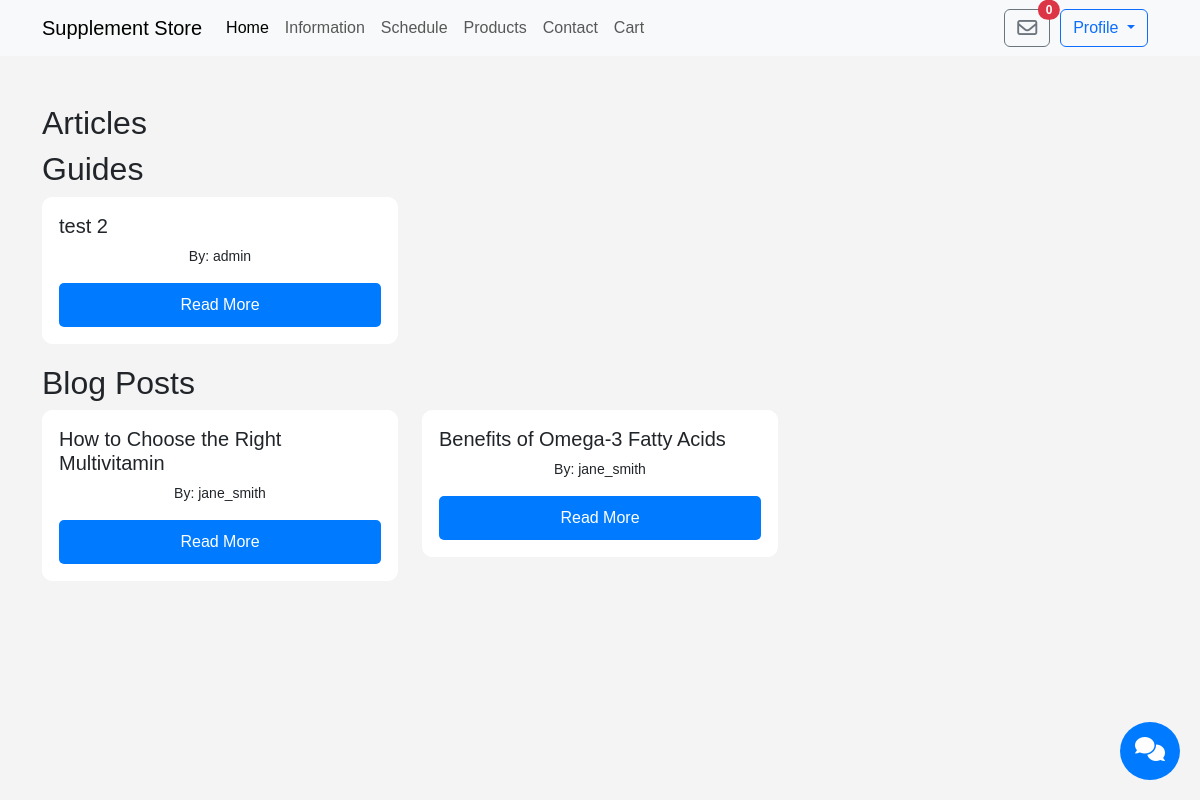
The app's page /display_content.php (signed in), older data.
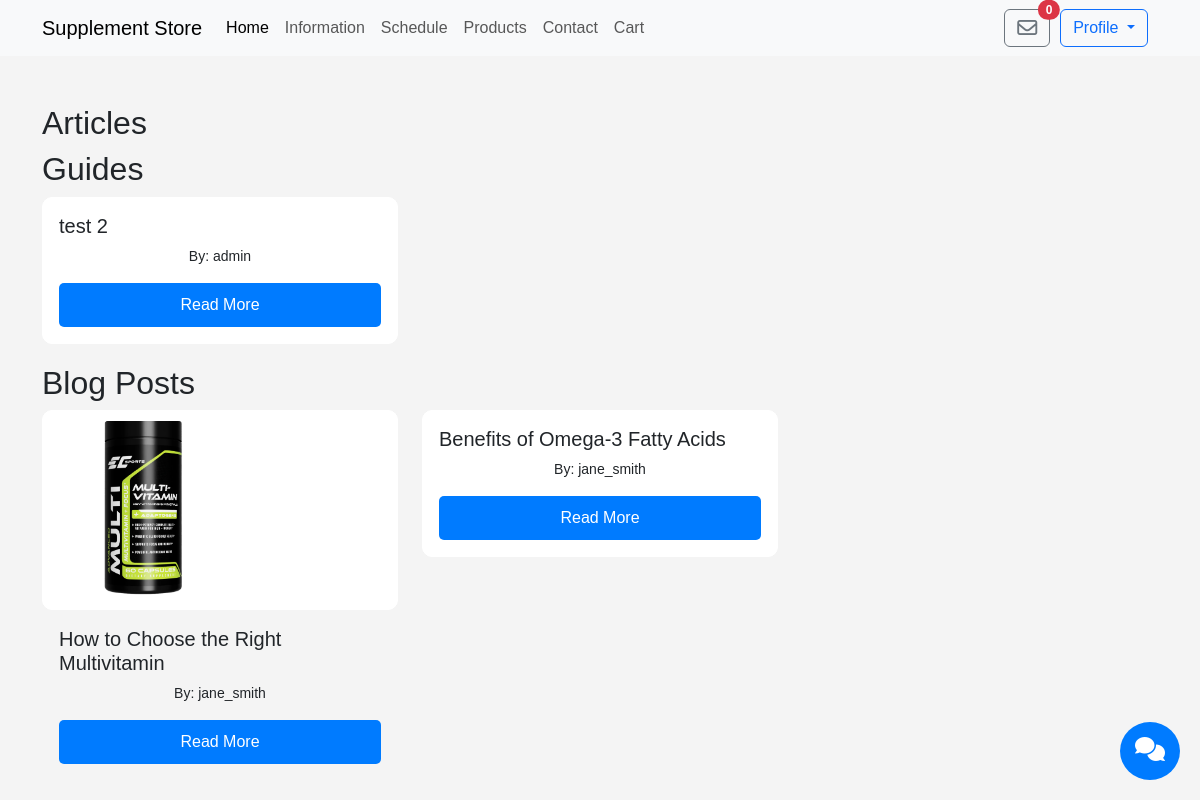
The same page, newer data.
### tables this page shows
CREATE TABLE IF NOT EXISTS `content` (
  `id` int NOT NULL AUTO_INCREMENT,
  `title` varchar(200) NOT NULL,
  `image_url` varchar(255) DEFAULT NULL,
  `body` text NOT NULL,
  `author_id` int NOT NULL,
  `type` enum('article','guide','blog_post') NOT NULL,
  `created_at` timestamp NULL DEFAULT CURRENT_TIMESTAMP,
  `updated_at` timestamp NULL DEFAULT CURRENT_TIMESTAMP ON UPDATE CURRENT_TIMESTAMP,
  PRIMARY KEY (`id`),
  KEY `author_id` (`author_id`)
);

CREATE TABLE IF NOT EXISTS `users` (
  `id` int NOT NULL AUTO_INCREMENT,
  `username` varchar(50) NOT NULL,
  `full_name` varchar(100) NOT NULL,
  `email` varchar(100) NOT NULL,
  `role` enum('unregistered','registered','admin','nutritional_expert') NOT NULL,
  `password` varchar(255) NOT NULL,
  `created_at` timestamp NULL DEFAULT CURRENT_TIMESTAMP,
  `offer_notifications` enum('yes','no') DEFAULT 'no',
  PRIMARY KEY (`id`),
  UNIQUE KEY `username` (`username`),
  UNIQUE KEY `email` (`email`)
);

### display_content.php (the view, shortened to what this page needs)
<?php
include 'PHP/db_config.php';
$sql = "SELECT c.*, u.username FROM content c JOIN users u ON c.author_id = u.id ORDER BY c.created_at DESC";
$result = $conn->query($sql);
$guides = [];
$blog_posts = [];
while ($row = $result->fetch_assoc()) {
    switch ($row['type']) {
        case 'guide':
            $guides[] = $row;
            break;
        case 'blog_post':
            $blog_posts[] = $row;
            break;
    }
}
?>
<!DOCTYPE html>
<html lang="en">
<head>
    <link href="https://cdn.jsdelivr.net/npm/bootstrap@5.3.0-alpha1/dist/css/bootstrap.min.css" rel="stylesheet">
    <link rel="stylesheet" href="https://cdnjs.cloudflare.com/ajax/libs/font-awesome/6.0.0-beta3/css/all.min.css">
    <link rel="stylesheet" href="CSS/login_styles.css">
    <link rel="stylesheet" href="CSS/chat.css">
    <link rel="stylesheet" href="CSS/display_content.css">
</head>
<body>
    <?php include 'top_nav.php'; ?>
    <div class="container mt-5">
        <h2>Articles</h2>
        <h2>Guides</h2>
        <div class="row">
            <?php foreach ($guides as $guide): ?>
                <div class="col-md-4">
                    <div class="card">
                        <div class="card-body">
                            <h5 class="card-title"><?php echo htmlspecialchars($guide['title']); ?></h5>
                            <p class="card-text">By: <?php echo htmlspecialchars($guide['username']); ?></p>
                            <a href="show_content.php?id=<?php echo $guide['id']; ?>" class="btn btn-primary">Read More</a>
                        </div>
                    </div>
                </div>
            <?php endforeach; ?>
        </div>
        <h2>Blog Posts</h2>
        <div class="row">
            <?php foreach ($blog_posts as $post): ?>
                <div class="col-md-4">
                    <div class="card">
                        <?php if (!empty($post['image_url'])): ?>
                            <img src="images/content/<?php echo htmlspecialchars($post['image_url']); ?>" class="card-img-top" alt="Image">
                        <?php endif; ?>
                        <div class="card-body">
                            <h5 class="card-title"><?php echo htmlspecialchars($post['title']); ?></h5>
                            <p class="card-text">By: <?php echo htmlspecialchars($post['username']); ?></p>
                            <a href="show_content.php?id=<?php echo $post['id']; ?>" class="btn btn-primary">Read More</a>
                        </div>
                    </div>
                </div>
            <?php endforeach; ?>
        </div>
    </div>
</body>
</html>

Row changes from the older to the newer data that the page shows:
changed content "How to Choose the Right Multivitamin": image_url: picture added
